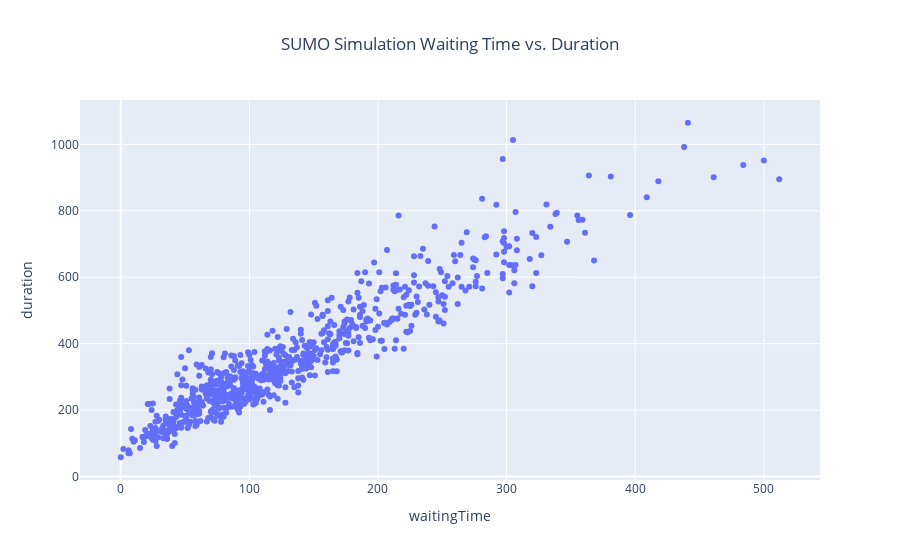

This figure's notebook cell:
### Markdown cell above
waitingTime = The time in which the vehicles speed was below or equal to 0.1 m/s (not including scheduled stops.)

### Code cell
## Look at correlation between waiting time and duration:
fig = px.scatter(trip_df, x = "waitingTime", y = "duration",
                    title = "SUMO Simulation Waiting Time vs. Duration")
fig.update_layout(title_x = 0.5)
fig.show()

### Figure 1 — Plotly figure (JSON) as saved in the notebook; plotly's stock layout.template omitted (floating-point values rounded to 4 significant figures; data arrays with more than 128 entries replaced by an {"elided": "..."} marker saying what was removed)
{"data": [{"hovertemplate": "waitingTime=%{x}<br>duration=%{y}<extra></extra>", "legendgroup": "", "marker": {"color": "#636efa", "symbol": "circle"}, "mode": "markers", "name": "", "orientation": "v", "showlegend": false, "type": "scatter", "x": {"elided": "793 int values"}, "xaxis": "x", "y": {"elided": "793 int values"}, "yaxis": "y"}], "layout": {"legend": {"tracegroupgap": 0}, "title": {"text": "SUMO Simulation Waiting Time vs. Duration", "x": 0.5}, "xaxis": {"anchor": "y", "domain": [0, 1], "title": {"text": "waitingTime"}}, "yaxis": {"anchor": "x", "domain": [0, 1], "title": {"text": "duration"}}}}
